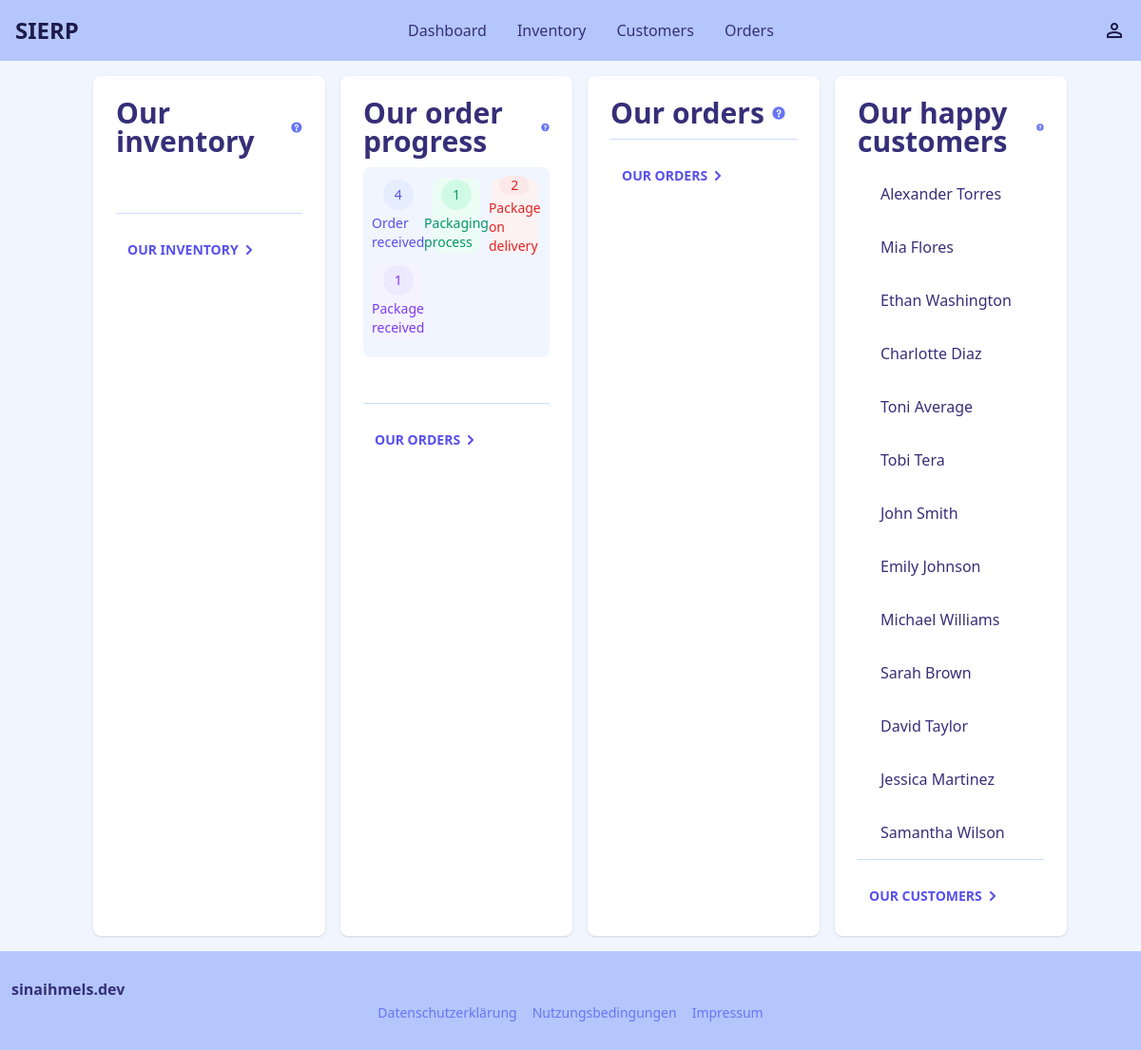
The page / on the database its author committed.
### customers/models.py (models this page shows, shortened)
class Customer(models.Model):
    id = models.BigIntegerField().primary_key=True
    name = models.CharField(max_length=200)
    email = models.EmailField(max_length=254)
    address = models.CharField(max_length=400)
    phone = models.BigIntegerField()

### dashboard/views.py (the view)
# urls.py: path('', include('dashboard.urls')), # we link to the app dashboard
def dashboard(request):
    amount_productclass_mug = Item.objects.filter(productclass__name="Mug").aggregate(Sum("amount_instock"))['amount_instock__sum']
    amount_productclass_plate = Item.objects.filter(productclass__name="Plate").aggregate(Sum("amount_instock"))['amount_instock__sum']
    amount_productclass_bowl = Item.objects.filter(productclass__name="Bowl").aggregate(Sum("amount_instock"))['amount_instock__sum']
    order_status_received = Order.objects.filter(status__name_of_status="order received").count()
    order_status_packing = Order.objects.filter(status__name_of_status="packaging process").count()
    order_status_delivery = Order.objects.filter(status__name_of_status="package on delivery").count()
    order_status_delivered = Order.objects.filter(status__name_of_status="package received").count()
    today = datetime.today().date()
    yesterday = today - timedelta(days=1)
    two_days_ago = today - timedelta(days=2)
    three_days_ago = today - timedelta(days=3)
    orders_today = Order.objects.filter(created_at__date=today).count()
    orders_yesterday = Order.objects.filter(created_at__date=yesterday).count()
    orders_2daysago = Order.objects.filter(created_at__date=two_days_ago).count()
    orders_3daysago = Order.objects.filter(created_at__date=three_days_ago).count()
    orders_olderthan3 = Order.objects.filter(created_at__date__lt=three_days_ago).count()
    orders_total = Order.objects.all().count()
    amount_all_customers = Customer.objects.all().count()
    all_customer_objects = Customer.objects.all()
    return render(request, "dashboard/dashboard.html",
                  {"amount_productclass_mug": amount_productclass_mug,
                   "amount_productclass_plate": amount_productclass_plate,
                   "amount_productclass_bowl": amount_productclass_bowl,
                   "order_status_received": order_status_received,
                   "order_status_packing": order_status_packing,
                   "order_status_delivery": order_status_delivery,
                   "order_status_delivered": order_status_delivered,
                   "orders_today": orders_today,
                   "orders_yesterday": orders_yesterday,
                   "orders_2daysago": orders_2daysago,
                   "orders_3daysago": orders_3daysago,
                   "orders_olderthan3": orders_olderthan3,
                   "orders_total": orders_total,
                   "amount_all_customers": amount_all_customers,
                   "all_customer_objects": all_customer_objects
                   })

### dashboard/templates/dashboard/dashboard.html (shortened to what this page needs)
{% extends '_base.html' %}
{% block content %}
<div class="grid grid-cols-1 md:grid-cols-2 lg:grid-cols-4 gap-4">
    <div class="max-w-sm w-full bg-white rounded-lg shadow dark:bg-indigo-800 p-4 md:p-6 flex-col md:flex-col mx-2.5">
        <div class="flex justify-between mb-3">
            <div class="flex justify-center items-center">
                <h5 class="text-3xl font-bold leading-none text-indigo-900 dark:text-white pe-1">Our inventory</h5>
            </div>
        </div>
        <div class="py-6" id="donut-chart"></div>
        <div class="grid grid-cols-1 items-center border-indigo-200 border-t dark:border-indigo-700 justify-between">
            <div class="flex justify-between items-center pt-5">
                <a href="inventory"
                    class="uppercase text-sm font-semibold inline-flex items-center rounded-lg text-indigo-600 hover:text-indigo-700 dark:hover:text-indigo-500  hover:bg-indigo-100 dark:hover:bg-indigo-700 dark:focus:ring-indigo-700 dark:border-indigo-700 px-3 py-2">
                    Our Inventory
                    <svg class="w-2.5 h-2.5 ms-1.5 rtl:rotate-180" aria-hidden="true" xmlns="http://www.w3.org/2000/svg"
                        fill="none" viewBox="0 0 6 10">
                        <path stroke="currentColor" stroke-linecap="round" stroke-linejoin="round" stroke-width="2"
                            d="m1 9 4-4-4-4" />
                    </svg>
                </a>
            </div>
        </div>
    </div>
    <div class="max-w-sm w-full bg-white rounded-lg shadow dark:bg-indigo-800 p-4 md:p-6 flex-col md:flex-col mx-2.5">
        <div class="flex justify-between mb-3">
            <div class="flex items-center">
                <div class="flex justify-center items-center">
                    <h5 class="text-3xl font-bold leading-none text-indigo-900 dark:text-white pe-1">Our order progress
                    </h5>
                </div>
            </div>
        </div>
        <div class="bg-indigo-50 dark:bg-indigo-700 p-3 rounded-lg">
            <div class="grid grid-cols-3 gap-3 mb-2">
                <dl class="bg-indigo-50 dark:bg-indigo-600 rounded-lg flex flex-col items-center justify-center h-[78px]">
                    <dt
                        class="w-8 h-8 rounded-full bg-indigo-100 dark:bg-indigo-500 text-indigo-600 dark:text-indigo-300 text-sm font-medium flex items-center justify-center mb-1">
                        {{order_status_received}}</dt>
                    <dd class="text-indigo-600 dark:text-indigo-300 text-sm font-medium">Order received</dd>
                </dl>
                <dl class="bg-emerald-50 dark:bg-indigo-600 rounded-lg flex flex-col items-center justify-center h-[78px]">
                    <dt
                        class="w-8 h-8 rounded-full bg-emerald-100 dark:bg-indigo-500 text-emerald-600 dark:text-emerald-300 text-sm font-medium flex items-center justify-center mb-1">
                        {{order_status_packing}}</dt>
                    <dd class="text-emerald-600 dark:text-emerald-300 text-sm font-medium">Packaging process</dd>
                </dl>
                <dl class="bg-red-50 dark:bg-indigo-600 rounded-lg flex flex-col items-center justify-center h-[78px]">
                    <dt
                        class="w-8 h-8 rounded-full bg-red-100 dark:bg-indigo-500 text-red-600 dark:text-red-300 text-sm font-medium flex items-center justify-center mb-1">
                        {{order_status_delivery}}</dt>
                    <dd class="text-red-600 dark:text-red-300 text-sm font-medium">Package on delivery</dd>
                </dl>
                <dl class="bg-violet-50 dark:bg-indigo-600 rounded-lg flex flex-col items-center justify-center h-[78px]">
                    <dt
                        class="w-8 h-8 rounded-full bg-violet-100 dark:bg-indigo-500 text-violet-600 dark:text-violet-300 text-sm font-medium flex items-center justify-center mb-1">
                        {{order_status_delivered}}</dt>
                    <dd class="text-violet-600 dark:text-violet-300 text-sm font-medium">Package received</dd>
                </dl>
            </div>
        </div>
        <div class="py-6" id="radial-chart"></div>
        <div class="grid grid-cols-1 items-center border-indigo-200 border-t dark:border-indigo-700 justify-between">
            <div class="flex justify-between items-center pt-5">
                <a href="orders"
                    class="uppercase text-sm font-semibold inline-flex items-center rounded-lg text-indigo-600 hover:text-indigo-700 dark:hover:text-indigo-500  hover:bg-indigo-100 dark:hover:bg-indigo-700 dark:focus:ring-indigo-700 dark:border-indigo-700 px-3 py-2">
                    Our Orders
                    <svg class="w-2.5 h-2.5 ms-1.5 rtl:rotate-180" aria-hidden="true" xmlns="http://www.w3.org/2000/svg"
                        fill="none" viewBox="0 0 6 10">
                        <path stroke="currentColor" stroke-linecap="round" stroke-linejoin="round" stroke-width="2"
                            d="m1 9 4-4-4-4" />
                    </svg>
                </a>
            </div>
        </div>
    </div>
    <div class="max-w-sm w-full bg-white rounded-lg shadow dark:bg-indigo-800 p-4 md:p-6 flex-col md:flex-col mx-2.5">
        <div class="flex justify-between mb-3">
            <div class="flex justify-center items-center">
                <h5 class="text-3xl font-bold leading-none text-indigo-900 dark:text-white pe-1">Our orders</h5>
            </div>
        </div>
        <div class="grid grid-cols-1 items-center border-indigo-200 border-t dark:border-indigo-700 justify-between">
            <div class="flex justify-between items-center pt-5">
                <a href="orders"
                    class="uppercase text-sm font-semibold inline-flex items-center rounded-lg text-indigo-600 hover:text-indigo-700 dark:hover:text-indigo-500  hover:bg-indigo-100 dark:hover:bg-indigo-700 dark:focus:ring-indigo-700 dark:border-indigo-700 px-3 py-2">
                    Our Orders
                    <svg class="w-2.5 h-2.5 ms-1.5 rtl:rotate-180" aria-hidden="true" xmlns="http://www.w3.org/2000/svg"
                        fill="none" viewBox="0 0 6 10">
                        <path stroke="currentColor" stroke-linecap="round" stroke-linejoin="round" stroke-width="2"
                            d="m1 9 4-4-4-4" />
                    </svg>
                </a>
            </div>
        </div>
    </div>
    <div class="max-w-sm w-full bg-white rounded-lg shadow dark:bg-indigo-800 p-4 md:p-6 flex-col md:flex-col mx-2.5">
        <div class="flex justify-between mb-3">
            <div class="flex justify-center items-center">
                <h5 class="text-3xl font-bold leading-none text-indigo-900 dark:text-white pe-1">Our happy customers</h5>
            </div>
        </div>
        <div>
            <table>
                {% for customer in all_customer_objects %}
                <tr>
                    <td class="px-6 py-4 text-indigo-900">
                        {{customer.name}}
                    </td>
                </tr>
                {% endfor %}
            </table>
        </div>
        <div class="grid grid-cols-1 items-center border-indigo-200 border-t dark:border-indigo-700 justify-between">
            <div class="flex justify-between items-center pt-5">
                <a href="customers"
                    class="uppercase text-sm font-semibold inline-flex items-center rounded-lg text-indigo-600 hover:text-indigo-700 dark:hover:text-indigo-500  hover:bg-indigo-100 dark:hover:bg-indigo-700 dark:focus:ring-indigo-700 dark:border-indigo-700 px-3 py-2">
                    Our Customers
                    <svg class="w-2.5 h-2.5 ms-1.5 rtl:rotate-180" aria-hidden="true" xmlns="http://www.w3.org/2000/svg"
                        fill="none" viewBox="0 0 6 10">
                        <path stroke="currentColor" stroke-linecap="round" stroke-linejoin="round" stroke-width="2"
                            d="m1 9 4-4-4-4" />
                    </svg>
                </a>
            </div>
        </div>
    </div>
</div>
{% endblock content %}

### rows shown on the page
Customer: name "Alexander Torres"
Customer: name "Mia Flores"
Customer: name "Ethan Washington"
Customer: name "Charlotte Diaz"
Customer: name "Toni Average"
Customer: name "Tobi Tera"
Customer: name "John Smith"
Customer: name "Emily Johnson"
Customer: name "Michael Williams"
Customer: name "Sarah Brown"
Customer: name "David Taylor"
Customer: name "Jessica Martinez"
Customer: name "Samantha Wilson"

### other values the page prints
{{ order_status_received }} "4"
{{ order_status_packing }} "1"
{{ order_status_delivery }} "2"
{{ order_status_delivered }} "1"
